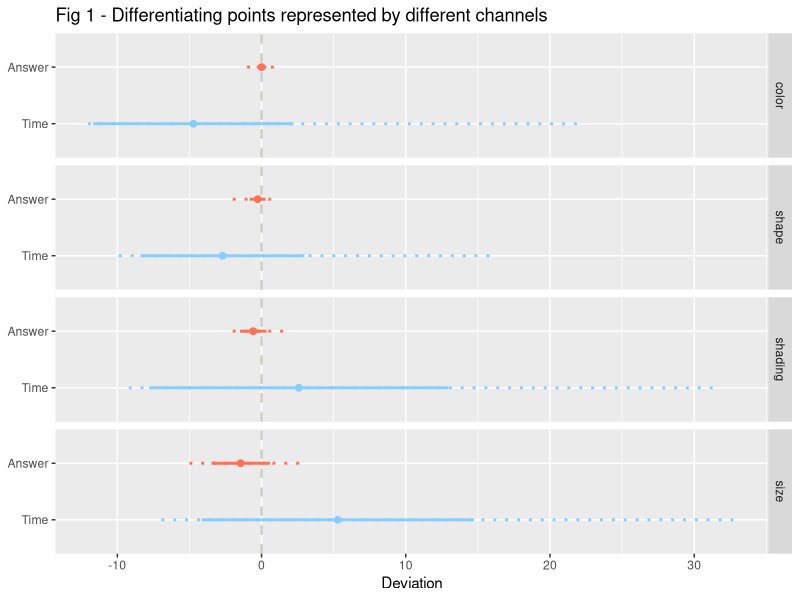

Recreate this plot in R. (Note: this script raises an error after producing the figure.)
#---
# April 25, 2017
# Assignment 2 -- Data analysis
#---

library(tidyr)
library(tidyverse)
library(dplyr)

mTurkData <- read.csv("submissions/Liu_Guangyu/assignment2/cleanedData.csv")

#---
# Task1 -- counting points
#---
task1 <- select(mTurkData, num_range("q", 1:8)) %>% 
  gather(key = "channel", value = "answer") %>% 
  mutate(channel = ifelse(channel == "q1" | channel == "q8", "color",
                          ifelse(channel == "q2" | channel == "q7", "shading",
                                 ifelse(channel == "q3" | channel == "q6", "size", "shape"))))

time1 <- select(mTurkData, num_range("t", 1:8)) %>% 
  gather(key = "channel", value = "timeSpent") %>% 
  mutate(channel = ifelse(channel == "t1" | channel == "t8", "color",
                          ifelse(channel == "t2" | channel == "t7", "shading",
                                 ifelse(channel == "t3" | channel == "t6", "size", "shape"))),
         centeredT = timeSpent - mean(timeSpent, na.rm = TRUE))

# Calculate the mean, min, max, and sd of the deviation
task1_sum <- task1 %>% 
  group_by(channel) %>% 
  summarize(mean = mean(answer, na.rm = TRUE), 
            min = min(answer, na.rm = TRUE), 
            max = max(answer, na.rm = TRUE), 
            sd = sd(answer, na.rm = TRUE))

time1_sum <- time1 %>% 
  group_by(channel) %>% 
  summarize(mean = mean(centeredT, na.rm = TRUE), 
            min = min(centeredT, na.rm = TRUE), 
            max = max(centeredT, na.rm = TRUE), 
            sd = sd(centeredT, na.rm = TRUE))

# Merge data and reorder factors
task1_merge <- bind_rows("Answer" = task1_sum, "Time" = time1_sum, .id = "group")
task1_merge$channel <- reorder(as.factor(task1_merge$channel), task1_merge$mean)
task1_merge$group <- factor(task1_merge$group, 
                            levels = c("Time", "Answer"), 
                            labels = c("Time", "Answer"))


# Plot the answer and time of each channel. 
# The point in the middle denotes the mean of each channel. Answer close to zero means more accurate.
# The dotted line denotes the range of the deviation from the correct answer/grand mean.
# The solid line denotes [mean - sd, mean + sd]
ggplot(task1_merge, aes(x = group, y = mean, color = group)) +
  geom_linerange(aes(ymin = min, ymax = max), size = 1, linetype = 3) +
  geom_linerange(aes(ymin = mean - sd, ymax = mean + sd), size = 1) +
  geom_point(size = 2) +
  geom_hline(yintercept = 0, color = "ivory3", linetype = 2, size = 0.8) +
  coord_flip() +
  facet_grid(channel~.) +
  labs(y = "Deviation",
       x = NULL,
       title = "Fig 1 - Differentiating points represented by different channels") +
  scale_color_manual(values = c("Time" = "skyblue1", "Answer" = "coral1")) +
  theme(legend.position = "none")

# T-test for every adjacent channels
# Define a function to add t-test results to a dataframe
add_result <- function(df, result, test){
  df <- add_row(df, test = test, t_stat = result$statistic, p_value = result$p.value)
}

# New dataframe
ttest1 <- data.frame(test = character(0), t_stat = numeric(0), p_value = numeric(0))

# T-tests and adding results
result <- t.test(answer ~ channel, data = filter(task1, channel == "color" | channel == "shape"))
ttest1 <- add_result(ttest1, result, "Answer: color~shape")

result <- t.test(answer ~ channel, data = filter(task1, channel == "shape" | channel == "shading"))
ttest1 <- add_result(ttest1, result, "Answer: shape~shading")

result <- t.test(answer ~ channel, data = filter(task1, channel == "shading" | channel == "size"))
ttest1 <- add_result(ttest1, result, "Answer: shading~size")

result <- t.test(centeredT ~ channel, data = filter(time1, channel == "color" | channel == "shape"))
ttest1 <- add_result(ttest1, result, "Time: color~shape")

result <- t.test(centeredT ~ channel, data = filter(time1, channel == "shape" | channel == "shading"))
ttest1 <- add_result(ttest1, result, "Time: shape~shading")

result <- t.test(centeredT ~ channel, data = filter(time1, channel == "shading" | channel == "size"))
ttest1 <- add_result(ttest1, result, "Time: shading~size")

kable(ttest1, format = "markdown", col.names = c("Test", "t-stat", "p-value"))
